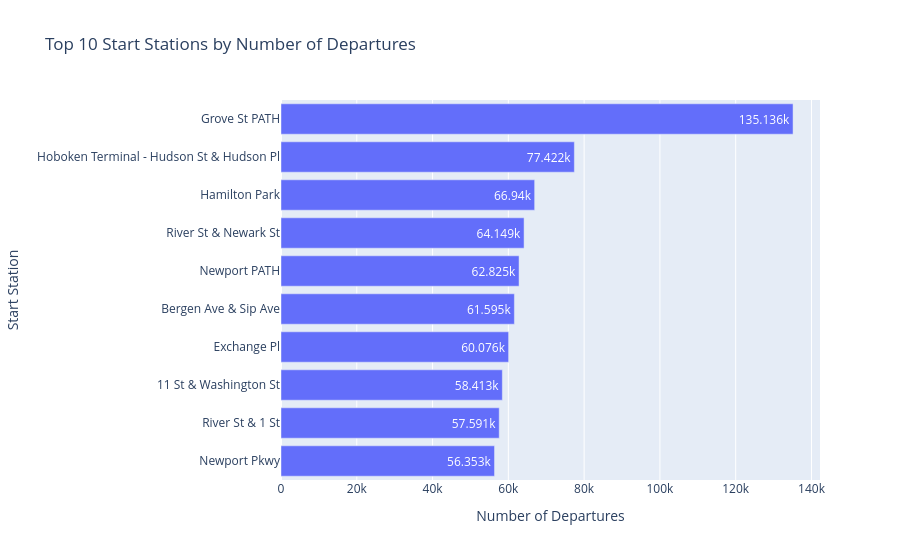

The cell this chart's notebook holds for it:
### Code cell
fig = px.bar(
    top_start_stations.sort_values("number_of_departures"),
    x="number_of_departures",
    y="start_station_name",
    orientation="h",
    title="Top 10 Start Stations by Number of Departures",
    text_auto=True
)

fig.update_layout(
    xaxis_title="Number of Departures",
    yaxis_title="Start Station"
)

fig.show()

### Figure 1 — Plotly figure (JSON) as saved in the notebook; plotly's stock layout.template omitted (floating-point values rounded to 4 significant figures)
{"data": [{"hovertemplate": "number_of_departures=%{x}<br>start_station_name=%{y}<extra></extra>", "legendgroup": "", "marker": {"color": "#636efa", "pattern": {"shape": ""}}, "name": "", "orientation": "h", "showlegend": false, "textposition": "auto", "texttemplate": "%{x}", "type": "bar", "x": [56353, 57591, 58413, 60076, 61595, 62825, 64149, 66940, 77422, 135136], "xaxis": "x", "y": ["Newport Pkwy", "River St & 1 St", "11 St & Washington St", "Exchange Pl", "Bergen Ave & Sip Ave", "Newport PATH", "River St & Newark St", "Hamilton Park", "Hoboken Terminal - Hudson St & Hudson Pl", "Grove St PATH"], "yaxis": "y"}], "layout": {"barmode": "relative", "legend": {"tracegroupgap": 0}, "title": {"text": "Top 10 Start Stations by Number of Departures"}, "xaxis": {"anchor": "y", "domain": [0, 1], "title": {"text": "Number of Departures"}}, "yaxis": {"anchor": "x", "domain": [0, 1], "title": {"text": "Start Station"}}}}
